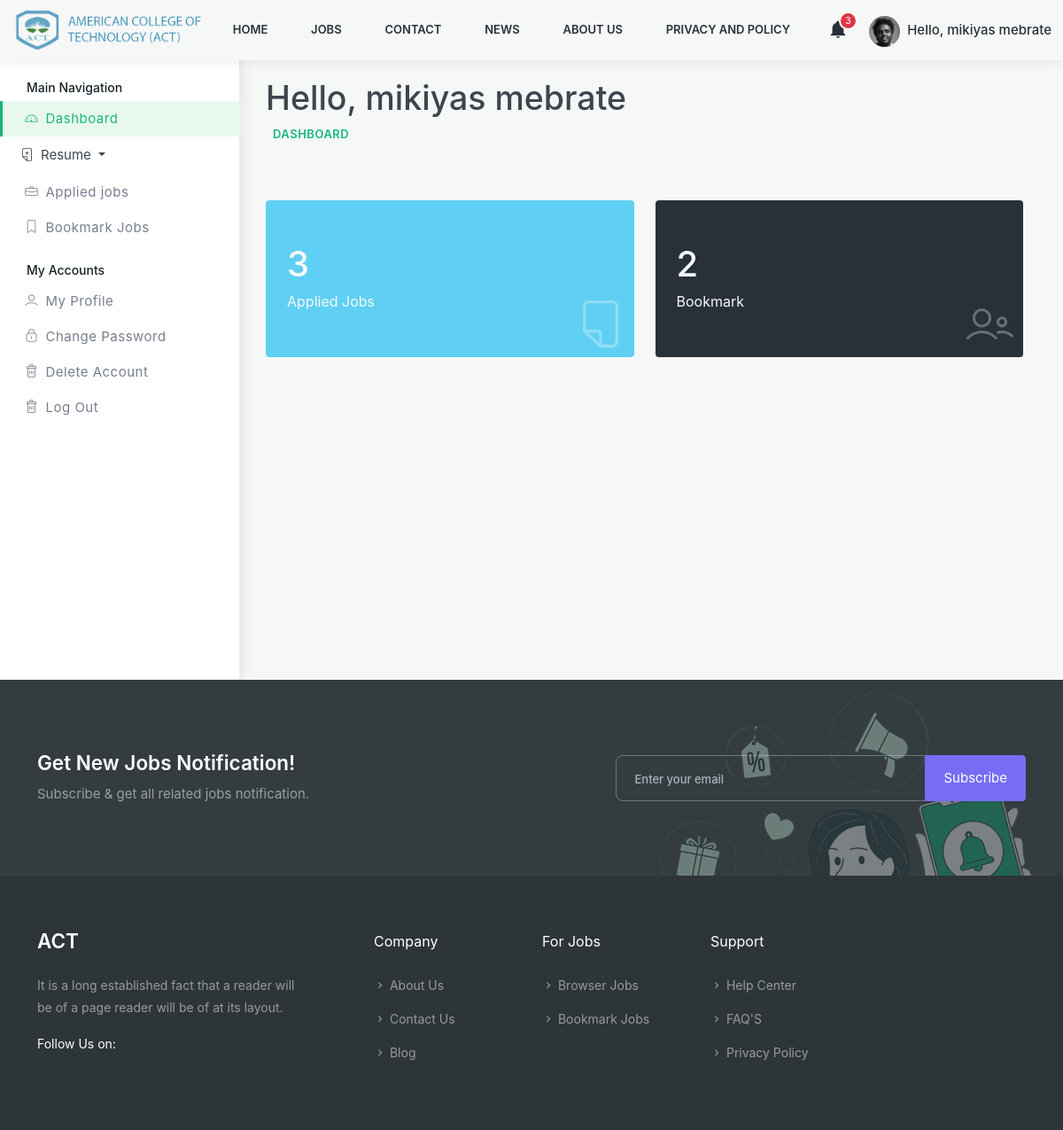
/user-dashboard/ (signed in), run on the app's committed database.
### Account/models.py (models this page shows)
class CustomUser(AbstractUser):
    is_candidate = models.BooleanField(default=False)
    is_interviewer = models.BooleanField(default=False)
    is_admin = models.BooleanField(default=False)
    email = models.EmailField(unique=True)
    photo = models.ImageField(upload_to='Admin/Photo', null=True, blank=True)
    EMAIL_FIELD = 'email'
    USERNAME_FIELD = 'email'
    REQUIRED_FIELDS = ['username', 'first_name', 'last_name']

### Recruitment_System/models.py (models this page shows, shortened)
class Candidate(models.Model):
    user = models.OneToOneField(CustomUser, on_delete=models.SET_NULL, null=True)
    first_name = models.CharField(max_length=20)
    last_name = models.CharField(max_length=20)
    gender = models.CharField(max_length=10, choices=gender_list)
    date_of_birth = models.DateField()
    email = models.EmailField(max_length=40)
    phone1 = PhoneNumberField()
    phone2 = PhoneNumberField(blank = True)
    address = models.CharField(max_length=100)
    linked_in = models.URLField(blank=True, null=True)
    git_hub = models.URLField(blank=True, null=True)
    country = models.CharField(max_length=20)
    city = models.CharField(max_length=20)
    zip_code = models.CharField(max_length=10, blank=True, null=True)
    photo = models.ImageField(upload_to='Candidate/photo', null=True, blank=True)
    resume = models.FileField(upload_to='Candidate/Resume', null=True, blank=True)
    about = models.TextField()
    skill = models.ManyToManyField("Skill", blank=False)
    slug = models.SlugField(unique=True, blank=True,  max_length=200)
    date_created = models.DateField(auto_now_add=True)
    date_modified = models.DateTimeField(auto_now=True)

### Recruitment_System/views.py (the view)
# urls.py: path('user-dashboard/', views.user_dashboard, name='user-dashboard'),
@login_required
def user_dashboard(request):
    application = Application.objects.filter(user = request.user).count()
    bookmark  = Bookmarks.objects.filter(user = request.user).count()
    context = {
        'count_application' : application,
        'count_bookmark' : bookmark
    }
    return render(request, 'RMS/user/candidate-dashboard.html', context)

### Recruitment_System/templates/RMS/user/candidate-dashboard.html (shortened to what this page needs)
{% load static %}
<!DOCTYPE html>
<html lang="en">
  <head>
	  <link href="{% static 'assets/css/styles.css' %}" rel="stylesheet" />
    {% include 'include/head.html' %}
  </head>
  <body>
	<div class="mt-5">{% include 'include/navbar.html'%}</div>
      <div class="dashboard-wrap bg-light">
		 {% include 'RMS/user/include/user-dashboard.html'%}
        <div class="dashboard-content ">
          <div class="dashboard-tlbar d-block mb-5">
            <div class="row">
              <div class="colxl-12 col-lg-12 col-md-12">
                <h1 class="ft-medium">Hello, {{user.first_name}} {{user.last_name}}</h1>
                <nav aria-label="breadcrumb">
                  <ol class="breadcrumb">
                    <li class="breadcrumb-item">
                      <a href="#" class="theme-cl">Dashboard</a>
                    </li>
                  </ol>
                </nav>
              </div>
            </div>
          </div>
          <div class="dashboard-widg-bar d-block">
            <div class="row">
              <div class="col-xl-6 col-lg-6 col-md-6 col-sm-6">
                <div class="dash-widgets py-5 px-4 bg-info rounded">
                  <h2 class="ft-medium mb-1 fs-xl text-light">{{count_application}}</h2>
                  <p class="p-0 m-0 text-light fs-md">Applied Jobs</p>
                  <i class="lni lni-empty-file"></i>
                </div>
              </div>
              <div class="col-xl-6 col-lg-6 col-md-6 col-sm-6">
                <div class="dash-widgets py-5 px-4 bg-dark rounded">
                  <h2 class="ft-medium mb-1 fs-xl text-light">{{count_bookmark}}</h2>
                  <p class="p-0 m-0 text-light fs-md">Bookmark</p>
                  <i class="lni lni-users"></i>
                </div>
              </div>
            </div>
          </div>
        </div>
      </div>
	{% include 'include/footer.html' %}
  </body>
  </html>

### templates/include/navbar.html (shortened to what this page needs)
{% load static %}
<div>
  <nav class=" navbar navbar-expand-lg fixed-top m-0 p-0   bg-light" id="navbar">
    <div class="container-fluid">
      <a class="navbar-brand  fw-bold me-auto" href="{% url 'index'%}">
        <img
          src="{% static  'assets/images/act_logo.png' %}"
          height="50"
          alt=""
          class="logo-dark"
        />
      </a>
      <div class="collapse navbar-collapse bg-light" id="navbarCollapse">
        <ul class="navbar-nav text-light mx-auto navbar-center">
          <li class="nav-item  dropdown dropdown-hover">
            <a href="{% url 'index' %}" class="nav-link ">Home</a>
          </li>
          <li class="nav-item dropdown dropdown-hover">
            <a href="{% url 'job-list' %}" class="nav-link ">Jobs</a>
          </li>
          <li class="nav-item dropdown dropdown-hover">
            <a href="{% url 'contact' %}" class="nav-link ">Contact</a>
          </li>
          <li class="nav-item dropdown dropdown-hover">
            <a href="{% url 'blog' %}" class="nav-link ">News</a>
          </li>
          <li class="nav-item dropdown dropdown-hover">
            <a href="{% url 'about' %}" class="nav-link ">About US</a>
          </li>
          <li class="nav-item dropdown dropdown-hover">
            <a href="{% url 'Privacy-policy' %}" class="nav-link "
              >Privacy and Policy</a
            >
          </li>
        </ul>
          {% if user.is_authenticated %}
          <ul class="d-flex navbar-nav align-items-center mb-0">
            <li class="list-inline-item d-none d-sm-none d-lg-block  nav-item dropdown me-4">
              <a
                href="javascript:void(0)"
                class="header-item noti-icon position-relative"
                id="notification"
                data-bs-toggle="dropdown"
                aria-expanded="false"
              >
                <i class="mdi mdi-bell fs-22"></i>
                <div class="count position-absolute">3</div>
              </a>
            </li>
            <li class="list-inline-item dropdown">
              <a
                href="javascript:void(0)"
                class="header-item"
                id="userdropdown"
                data-bs-toggle="dropdown"
                aria-expanded="false">
               {% if user.candidate %}
                <img
                  src="/media/{{user.candidate.photo}}"
                  alt="mdo"
                  width="35"
                  height="35"
                  class="rounded-circle me-1"
                />
                {% endif %}
                <span class="d-md-inline-block fw-medium">Hello, {{user.first_name}} {{user.last_name}}</span>
              </a>
            </li>
          </ul>
          {% endif %}
      </div>
    </div>
  </nav>
</div>

### data on the page
CustomUser: candidate.photo (picture), first_name "mikiyas", last_name "mebrate"

### other printed values
{{ count_application }} "3"
{{ count_bookmark }} "2"
